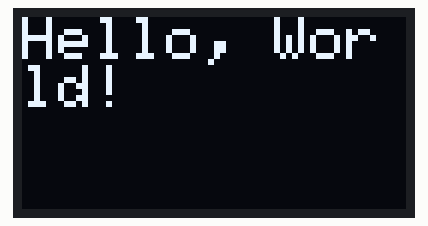
Bench run of a sketch on a simulated ESP32. On the bench: 128×64 one-colour display. WiFi joins after 1.5 s; servers stay silent unless stated; what the sketch prints to the serial monitor is not drawn.

Above: at 1.7 s.

The sketch:

sketch.ino
```cpp
#include <Arduino.h>
#include <WiFi.h>
#include <WiFiClient.h>
#include <ArduinoOTA.h>
#include <Adafruit_GFX.h>
#include <Adafruit_SSD1306.h>

// Cấu hình Màn hình OLED
#define SCREEN_WIDTH 128   // Độ rộng OLED display, in pixels
#define SCREEN_HEIGHT 64   // Chiều cao OLED display, in pixels

// Khai báo cho màn hình OLED
#define OLED_RESET     -1 // Reset pin # (or -1 if sharing Arduino reset pin)
#define OLED_ADDR   0x3C  ///< See datasheet for Address; 0x3D for 128x64, 0x3C for 128x32
Adafruit_SSD1306 display(SCREEN_WIDTH, SCREEN_HEIGHT, &Wire, OLED_RESET);

// Cấu hình Wifi
const char* ssid = "YOUR_WIFI_SSID";         // Thay thế bằng SSID WiFi của bạn
const char* password = "YOUR_WIFI_PASSWORD"; // Thay thế bằng mật khẩu WiFi của bạn

// Cấu hình OTA
const char* hostname = "esp32-hello-ota"; // Tên Hostname cho OTA, dễ dàng nhận biết

void setup() {
  Serial.begin(115200);

  // Khởi tạo màn hình OLED
  if(!display.begin(SSD1306_SWITCHCAPVCC, OLED_ADDR)) {
    Serial.println(F("SSD1306 allocation failed"));
    for(;;); // Không làm gì cả, dừng lại.
  }

  // Xóa màn hình
  display.clearDisplay();

  // Hiển thị thông báo khởi tạo
  display.setTextSize(1);
  display.setTextColor(WHITE);
  display.setCursor(0,0);
  display.println("Starting...");
  display.display();

  // Kết nối WiFi
  WiFi.mode(WIFI_STA);
  WiFi.hostname(hostname); // Set hostname để dễ nhận biết trong mạng
  WiFi.begin(ssid, password);
  Serial.println("Connecting to WiFi...");
  display.clearDisplay();
  display.setCursor(0,0);
  display.println("Connecting WiFi...");
  display.display();

  while (WiFi.status() != WL_CONNECTED) {
    delay(500);
    Serial.print(".");
  }

  Serial.println("");
  Serial.println("WiFi connected");
  Serial.println("IP address: ");
  Serial.println(WiFi.localIP());

  display.clearDisplay();
  display.setCursor(0,0);
  display.println("WiFi Connected!");
  display.println("IP: " + WiFi.localIP().toString());
  display.display();

  // Khởi tạo ArduinoOTA
  ArduinoOTA
    .onStart([]() {
      String type;
      if (ArduinoOTA.getCommand() == U_FLASH)
        type = "sketch";
      else // U_SPIFFS
        type = "filesystem";

      // NOTE: if updating SPIFFS this would be the place to unmount SPIFFS
      // using SPIFFS.end()
      Serial.println("Start updating " + type);
      display.clearDisplay();
      display.setCursor(0,0);
      display.println("OTA Update...");
      display.println("Starting...");
      display.display();
    })
    .onEnd([]() {
      Serial.println("\nEnd");
      display.clearDisplay();
      display.setCursor(0,0);
      display.println("OTA Update...");
      display.println("Finished!");
      display.display();
      delay(1000);
      ESP.restart(); // Khởi động lại sau khi cập nhật
    })
    .onProgress([](unsigned int progress, unsigned int total) {
      Serial.printf("Progress: %u%%\r", (progress / (total / 100)));
      display.clearDisplay();
      display.setCursor(0,0);
      display.println("OTA Update...");
      display.print("Progress: ");
      display.print(progress / (total / 100));
      display.println("%");
      display.display();
    })
    .onError([](ota_error_t error) {
      Serial.printf("Error[%u]: ", error);
      if (error == OTA_AUTH_ERROR) Serial.println("Auth Failed");
      else if (error == OTA_BEGIN_ERROR) Serial.println("Begin Failed");
      else if (error == OTA_CONNECT_ERROR) Serial.println("Connect Failed");
      else if (error == OTA_RECEIVE_ERROR) Serial.println("Receive Failed");
      else if (error == OTA_END_ERROR) Serial.println("End Failed");

      display.clearDisplay();
      display.setCursor(0,0);
      display.println("OTA Update...");
      display.println("Error!");
      display.display();
    });

  ArduinoOTA.begin();

  Serial.println("Ready");
  Serial.print("IP address: ");
  Serial.println(WiFi.localIP());

  display.clearDisplay();
  display.setTextSize(2);
  display.setTextColor(WHITE);
  display.setCursor(0,0);
  display.println("Hello, World!");
  display.display();
}

void loop() {
  ArduinoOTA.handle();
  delay(10); // Thêm một độ trễ nhỏ
}
```
